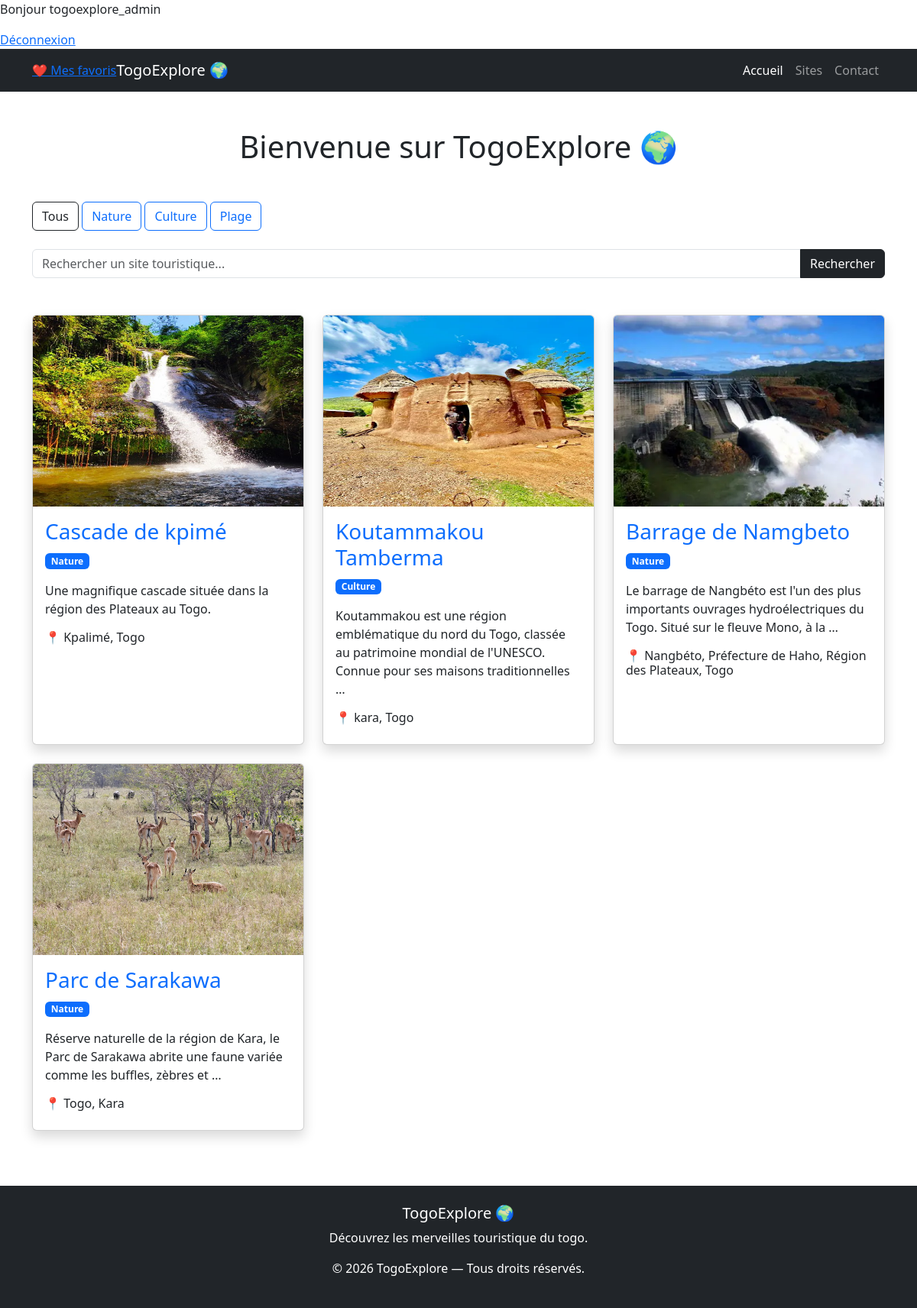
The app's page / (signed in) with its own data.
### tourism/models.py (models this page shows, shortened)
class Category(models.Model):
    name = models.CharField(max_length=100)
    def __str__(self):
        return self.name

class TouristSite(models.Model):
    name = models.CharField(max_length=200)
    description = models.TextField()
    location = models.CharField(max_length=255)
    image = models.ImageField(upload_to='site/')
    category = models.ForeignKey(
        Category,
        on_delete=models.CASCADE,
        null=True,
        blank=True
    )
    latitude = models.FloatField(null=True, blank=True)
    longitude = models.FloatField(null=True, blank=True)
    created_at = models.DateTimeField(auto_now_add=True)

### tourism/views.py (the view)
# urls.py: 2. Add a URL to urlpatterns:  path('', views.home, name='home')
def home(request):
    query = request.GET.get('q')
    category_id = request.GET.get('category')
    sites = TouristSite.objects.all()
    if query:
        sites = sites.filter(name__icontains=query)
    if category_id:
        sites = sites.filter(category_id=category_id)
    categories = Category.objects.all()
    context = {
        'sites': sites,
        'categories': categories
    }
    return render(request, 'tourism/index.html', context)

### tourism/templates/tourism/index.html (shortened to what this page needs)
{% load static %}
<!DOCTYPE html>
<html lang="fr">
<head>
    <link href="https://cdn.jsdelivr.net/npm/bootstrap@5.3.7/dist/css/bootstrap.min.css" rel="stylesheet">
</head>
<body>
{% if user.is_authenticated %}
<p>Bonjour {{ user.username }}</p>
<a href="{% url 'logout' %}">
    Déconnexion
</a>
{% endif %}
    <nav class="navbar navbar-expand-lg navbar-dark bg-dark">
        <div class="container">
            <a href="{% url 'favorites' %}">
                ❤️ Mes favoris
            </a>
            <a class="navbar-brand" href="/">
                TogoExplore 🌍
            </a>
            <div class="collapse navbar-collapse" id="navbarNav">
                <ul class="navbar-nav ms-auto">
                    <li class="nav-item">
                        <a class="nav-link active" href="/">
                            Accueil
                        </a>
                    </li>
                    <li class="nav-item">
                        <a class="nav-link" href="/">
                            Sites
                        </a>
                    </li>
                    <li class="nav-item">
                        <a class="nav-link" href="{% url 'contact' %}">
                            Contact
                        </a>
                    </li>
                </ul>
            </div>
        </div>
    </nav>
    <div class="container mt-5">
        <h1 class="text-center mb-5">
            Bienvenue sur TogoExplore 🌍
        </h1>
        <div class="mb-4">
    <a href="/" class="btn btn-outline-dark">
        Tous
    </a>
    {% for category in categories %}
        <a href="/?category={{ category.id }}"
           class="btn btn-outline-primary">
            {{ category.name }}
        </a>
    {% endfor %}
</div>
        <div class="row">
          <form method="GET" class="mb-5">
    <div class="input-group">
        <input type="text"
               name="q"
               class="form-control"
               placeholder="Rechercher un site touristique...">
        <button class="btn btn-dark">
            Rechercher
        </button>
    </div>
</form>
            {% for site in sites %}
            <div class="col-md-4 mb-4">
                <div class="card shadow h-100">
                    <img src="{{ site.image.url }}"
                         class="card-img-top"
                         height="250">
                    <div class="card-body">
                        <h3 class="card-title">
                            <a href="{% url 'site_detail' site.id %}"
                               class="text-decoration-none">
                                {{ site.name }}
                            </a>
                        </h3>
                        <p class="badge bg-primary">
                        {{ site.category }}
                        </p>
                        <p class="card-text">
                            {{ site.description|truncatewords:20 }}
                        </p>
                        <h6>
                            📍 {{ site.location }}
                        </h6>
                    </div>
                </div>
            </div>
            {% endfor %}
        </div>
    </div>
<footer class="bg-dark text-white mt-5 p-4">
      <div class="container text-center">
          <h5>TogoExplore 🌍</h5>
          <p>
            Découvrez les merveilles touristique du togo.
          </p>
          <p>
            © 2026 TogoExplore — Tous droits réservés.
          </p>
      </div>
</footer>
</body>
</html>

### records on screen
Category: name "Nature"
Category: name "Culture"
Category: name "Plage"
TouristSite: image (picture), name "Cascade de kpimé", category "Nature", description "Une magnifique cascade située dans la région des Plateaux au Togo.", location "Kpalimé, Togo"
TouristSite: image (picture), name "Koutammakou Tamberma", category "Culture", description "Koutammakou est une région emblématique du nord du Togo, classée au patrimoine mondial de l'UNESCO. Connue pour ses maisons traditionnelles …", location "kara, Togo"
TouristSite: image (picture), name "Barrage de Namgbeto", category "Nature", description "Le barrage de Nangbéto est l'un des plus importants ouvrages hydroélectriques du Togo. Situé sur le fleuve Mono, à la …", location "Nangbéto, Préfecture de Haho, Région des Plateaux, Togo"
TouristSite: image (picture), name "Parc de Sarakawa", category "Nature", description "Réserve naturelle de la région de Kara, le Parc de Sarakawa abrite une faune variée comme les buffles, zèbres et …", location "Togo, Kara"

### other values on screen
{{ user.username }} "togoexplore_admin"
